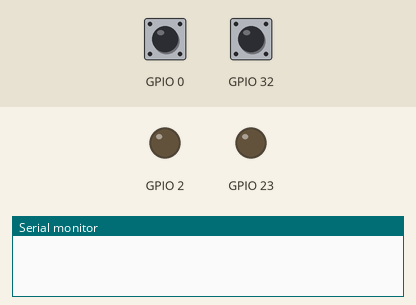
Simulated run of this program. Board: ESP32. Parts: output pins drawn as LEDs (lit = HIGH), the last lines printed to the serial monitor. The test bench sets the inputs (shaded band); at power-on: GPIO 0 HIGH, GPIO 32 HIGH.

Above: at 1.2 s.
1.3 s: GPIO 0 pulled LOW for 0.15 s
At 2.4 s:
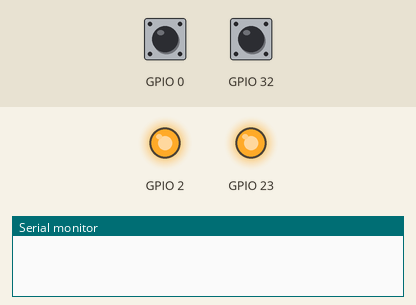
2.9 s: GPIO 32 pulled LOW for 0.15 s
At 3.6 s:
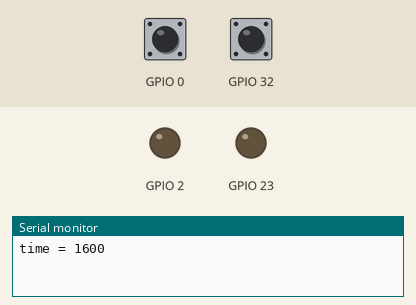
4.5 s: GPIO 0 pulled LOW for 1 s
At 4.8 s:
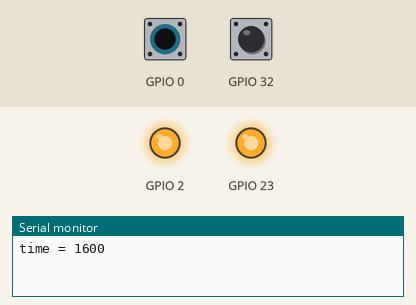
7.0 s: GPIO 32 pulled LOW for 1 s
At 7.9 s:
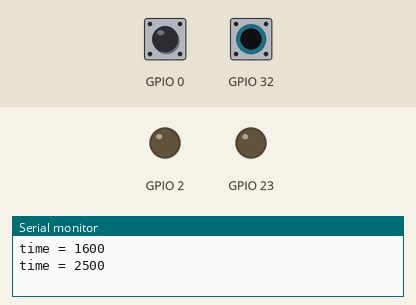
Timing chart, 0 to 10.0 s (numbered marks = the images above; inputs shaded):
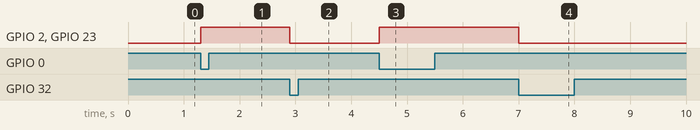

Measured:
- after the input at 1.3 s, GPIO 2, GPIO 23: LOW → HIGH at once
- after the input at 2.9 s, GPIO 2, GPIO 23: HIGH → LOW at once
- after the input at 4.5 s, GPIO 2, GPIO 23: LOW → HIGH at once
- after the input at 7.0 s, GPIO 2, GPIO 23: HIGH → LOW at once

The program:

main.cpp
```cpp
#include <Arduino.h>

#define TURN_TIME   1000

void setup()
{
    Serial.begin(BAUD_RATE);
    pinMode(MOTOR,OUTPUT);
    pinMode(LED,OUTPUT);
    pinMode(MICRO,INPUT_PULLUP);
    pinMode(GO,INPUT_PULLUP);
    digitalWrite(LED,LOW);
    digitalWrite(MOTOR,LOW);
}

void loop()
{
    unsigned long start,end;

    while(digitalRead(GO) == HIGH )
    ;
    start = millis();
    digitalWrite(LED,HIGH);
    digitalWrite(MOTOR,HIGH);
    delay(50);         /*  Time for MICRO go HIGH  */

    while(digitalRead(MICRO) == HIGH )
    ;
    digitalWrite(MOTOR,LOW);
    end = millis();
    digitalWrite(LED,LOW);

    Serial.printf("time = %lu\n", end-start);

    while(digitalRead(GO) == LOW )
    ;
    delay(100);
}
```
